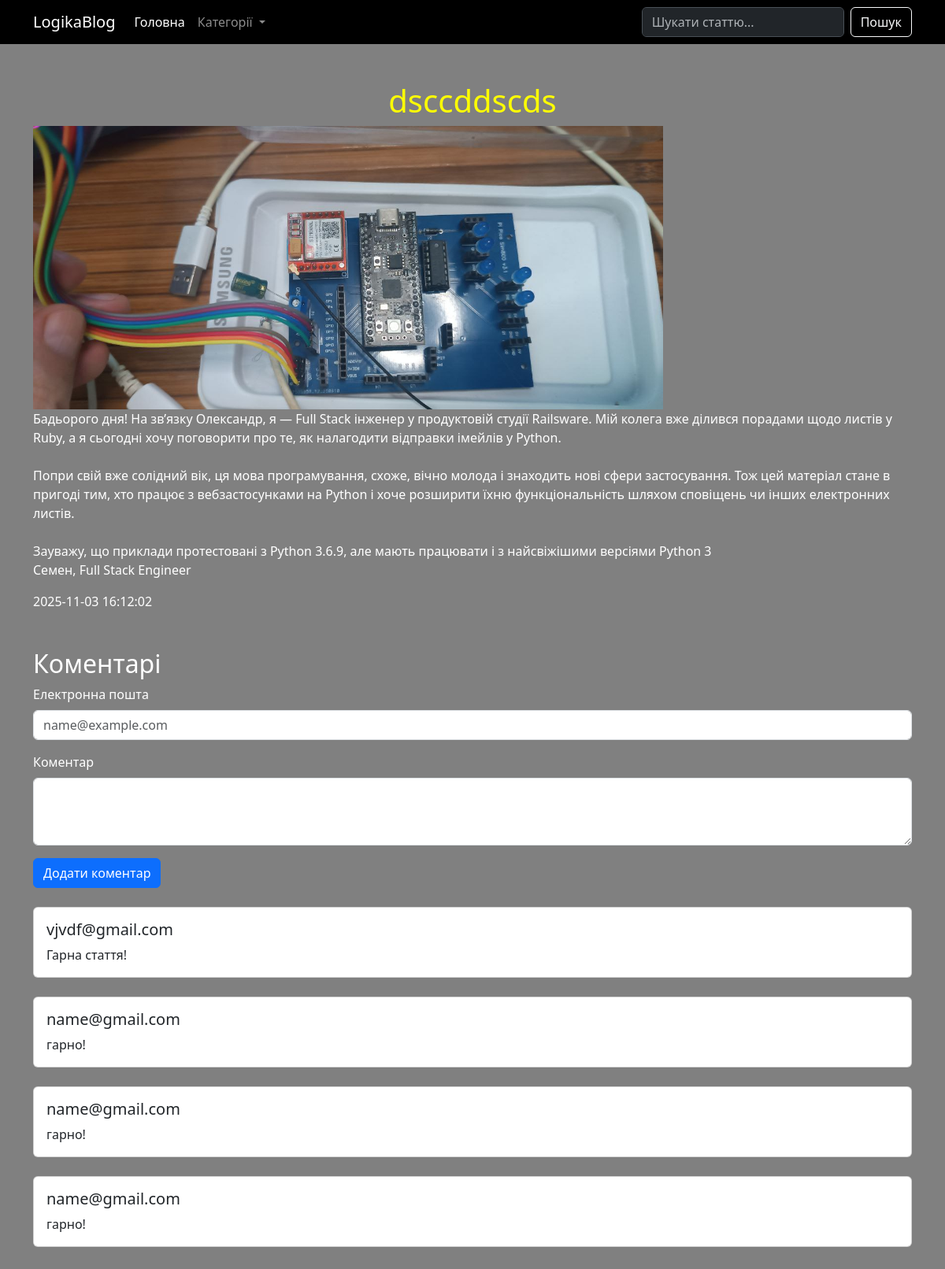
The app's page /article/1 with its own data.
### tables this page shows
CREATE TABLE articles (
    id INTEGER PRIMARY KEY AUTOINCREMENT,
    title TEXT NOT NULL,
    content TEXT NOT NULL,
    image TEXT, 
    author TEXT NOT NULL,
    created_at DATETIME DEFAULT CURRENT_TIMESTAMP,
    category_id INTEGER REFERENCES categories(id)
);

CREATE TABLE comments(
    id INTEGER PRIMARY KEY AUTOINCREMENT,
    email TEXT NOT NULL,
    content TEXT NOT NULL,
    article_id INTEGER REFERENCES articles(id)
);

### app.py (the view)
@app.route("/article/<int:article_id>", methods=['POST', 'GET'])
def article_page(article_id):
    if request.method == 'POST':
        email = request.form.get('email')
        content = request.form.get('content')
        if email and content:
            add_comment(article_id, email, content)
    article = get_article(article_id)
    categories = get_all_categories()
    comments = get_comments(article_id)
    return render_template('article_page.html', article=article, categories=categories, comments=comments)

### app.py (called while the page is built)
def get_all_categories():
    conn = sqlite3.connect('blog.db')
    conn.row_factory = sqlite3.Row
    cursor = conn.cursor()
    cursor.execute('''SELECT * FROM categories''')
    data = cursor.fetchall()
    conn.close()
    return data

def get_article(article_id):
    conn = sqlite3.connect('blog.db')
    conn.row_factory = sqlite3.Row
    cursor = conn.cursor()
    cursor.execute('''SELECT * FROM articles WHERE id=?''', [article_id])
    data = cursor.fetchone()
    conn.close()
    return data

def get_comments(article_id):
    conn = sqlite3.connect('blog.db')
    conn.row_factory = sqlite3.Row
    cursor = conn.cursor()
    cursor.execute('''SELECT * FROM comments WHERE article_id=?''', [article_id])
    data = cursor.fetchall()
    conn.close()
    return data

### templates/article_page.html (shortened to what this page needs)
<!DOCTYPE html>
<html lang="en">
<head>
    <link href="https://cdn.jsdelivr.net/npm/bootstrap@5.3.8/dist/css/bootstrap.min.css" rel="stylesheet">
    <link rel="stylesheet" href="{{ url_for('static', filename = 'style.css') }}">
</head>
<body>
    {% include 'menu.html' %}
    <div class="container py-5">
        <h1 class="main-text">{{article.title}}</h1>
        {% if article.image %}
            <img style="max-width: 800px; max-height: 500px;" src="{{url_for('static', filename='img/' + article.image) }}" class="card-img-top" alt="...">
        {% endif %}
        <div class="card-title" style="white-space: pre-wrap; ">{{article.content | safe  }}</div>
        <p class="card-text">{{article.author}}</p>
        <p class="card-text">{{article.created_at}}</p>
        <h2 class="mt-5">Коментарі</h2>
        <form action="" method="post">
            <div class="mb-3">
                <label for="exampleFormControlInput1" class="form-label">Електронна пошта</label>
                <input required name="email" type="email" class="form-control" id="exampleFormControlInput1" placeholder="name@example.com">
                </div>
            <div class="mb-3">
                <label for="exampleFormControlTextarea1" class="form-label">Коментар</label>
                <textarea required name="content" class="form-control" id="exampleFormControlTextarea1" rows="3"></textarea>
            </div>
            <button class="btn btn-primary" type="submit">Додати коментар</button>
        </form>
        {% for comment in comments %}
            <div class="card mt-4">
                <div class="card-body">
                    <h5 class="card-title">{{comment.email}}</h5>
                    <p class="card-text">{{comment.content}}</p>
                </div>
            </div>
        {% endfor %}
    </div>
</body>
</html>

### templates/menu.html (shortened to what this page needs)
<header>
    <nav class="navbar navbar-expand-lg" style="background: black;"  data-bs-theme="dark">
  <div class="container">
    <a class="navbar-brand" href="#">
        LogikaBlog</a>
    <div class="collapse navbar-collapse" id="navbarSupportedContent">
      <ul class="navbar-nav me-auto mb-2 mb-lg-0">
        <li class="nav-item">
          <a class="nav-link active" aria-current="page" href="/">Головна</a>
        </li>
        <li class="nav-item dropdown">
          <a class="nav-link dropdown-toggle" href="#" role="button" data-bs-toggle="dropdown" aria-expanded="false">
            Категорії
          </a>
        </li>
      </ul>
      <form action="{{url_for('search_page')}}" class="d-flex" role="search">
        <input required name="search" class="form-control me-2" type="search" placeholder="Шукати статтю..." aria-label="Search"/>
        <button class="btn btn-outline-light" type="submit">Пошук</button>
      </form>
    </div>
  </div>
</nav>
</header>

### static/style.css (style rules this page uses)
body { background: grey; color: white; font-family: 'Segoe UI', Tahoma, Geneva, Verdana, sans-serif; }
h1 { text-align: center; }
.main-text { color: yellow; }

### records on screen
articles: title "dsccddscds", image (picture), content "Бадьорого дня! На звʼязку Олександр, я — Full Stack інженер у продуктовій студії Railsware. Мій колега вже ділився порадами щодо листів у Ruby, а я сьогодні хочу поговорити про те, як налагодити відправки імейлів у Python. Попри свій вже солідний вік, ця мова програмування, схоже, вічно молода і знаходить нові сфери застосування. Тож цей матеріал стане в пригоді тим, хто працює з вебзастосунками на Python і хоче розширити їхню функціональність шляхом сповіщень чи інших електронних листів. Зауважу, що приклади протестовані з Python 3.6.9, але мають працювати і з найсвіжішими версіями Python 3", author "Семен, Full Stack Engineer", created_at "2025-11-03 16:12:02"
comments: email "vjvdf@gmail.com", content "Гарна стаття!"
comments: email "name@gmail.com", content "гарно!"
comments: email "name@gmail.com", content "гарно!"
comments: email "name@gmail.com", content "гарно!"
